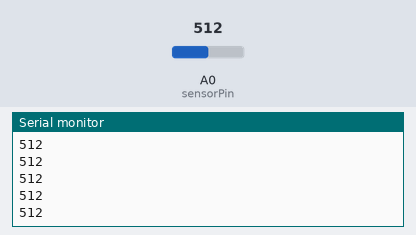
Bench run of a sketch on a simulated Arduino Uno, built with avr-gcc and run on an emulated ATmega328P. On the bench: the last lines printed to the serial monitor. Inputs (shaded band) come from the test bench; at power-on: A0 (sensorPin) = 512.

Above: at 1.2 s.
1.3 s: A0 (sensorPin) set to 716
At 1.8 s:
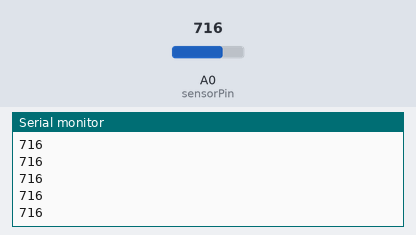
2.8 s: A0 (sensorPin) set to 900
At 3.7 s:
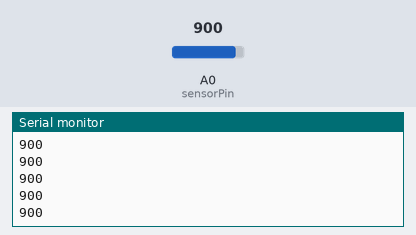
Timing chart, 0 to 5.8 s (numbered marks = the images above; inputs shaded):
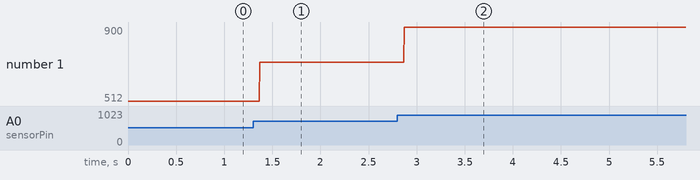

Measured:
- after the input at 1.3 s, the serial monitor: prints a new line after 0.07 s (image 1)
- after the input at 2.8 s, the serial monitor: prints a new line after 0.07 s (image 2)
- plotted number 1: 512 → 716 after the input at 1.3 s, 716 → 900 after the input at 2.8 s

The sketch:

ir.ino
```cpp
const int sensorPin = A0;
int value = 0;

void setup() {
  // put your setup code here, to run once:
  pinMode(sensorPin,INPUT);
  Serial.begin(9600);
}

void loop() {
  // put your main code here, to run repeatedly:
  value = analogRead(sensorPin);
  Serial.println(value);
}
```
